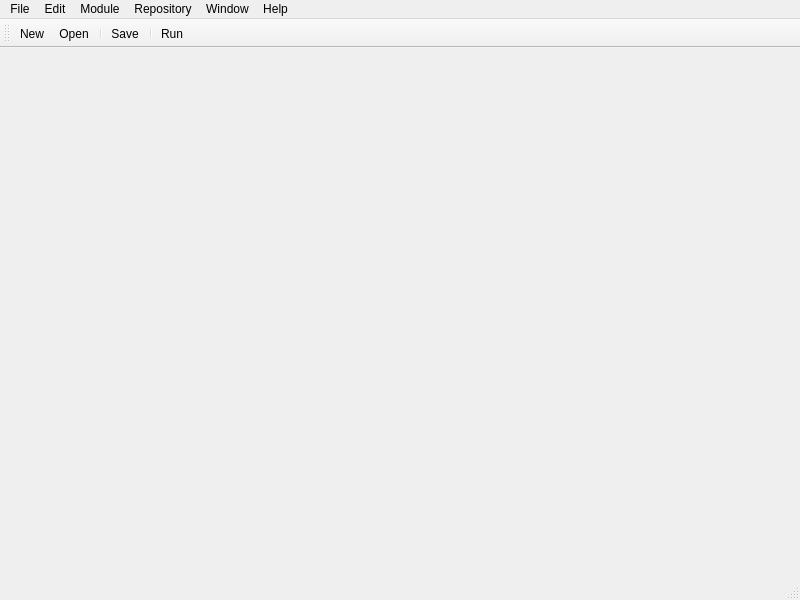
<?xml version="1.0" encoding="UTF-8"?>
<ui version="4.0">
 <author>Eduard Urbach</author>
 <class>MainWindow</class>
 <widget class="QMainWindow" name="MainWindow">
  <property name="geometry">
   <rect>
    <x>0</x>
    <y>0</y>
    <width>800</width>
    <height>600</height>
   </rect>
  </property>
  <property name="windowTitle">
   <string>bp Studio 0.3.1 - Alpha version</string>
  </property>
  <property name="windowIcon">
   <iconset>
    <normaloff>../images/bp.png</normaloff>../images/bp.png</iconset>
  </property>
  <widget class="QWidget" name="centralwidget"/>
  <widget class="QMenuBar" name="mainMenuBar">
   <property name="geometry">
    <rect>
     <x>0</x>
     <y>0</y>
     <width>800</width>
     <height>26</height>
    </rect>
   </property>
   <widget class="QMenu" name="menuFile">
    <property name="title">
     <string>File</string>
    </property>
    <addaction name="actionNew"/>
    <addaction name="actionOpen"/>
    <addaction name="separator"/>
    <addaction name="actionSave"/>
    <addaction name="actionSaveAs"/>
    <addaction name="separator"/>
    <addaction name="actionClose"/>
    <addaction name="actionReopenLastFile"/>
    <addaction name="separator"/>
    <addaction name="actionExit"/>
   </widget>
   <widget class="QMenu" name="menuModule">
    <property name="title">
     <string>Module</string>
    </property>
    <addaction name="actionRun"/>
    <addaction name="separator"/>
    <addaction name="actionRunOptimized"/>
    <addaction name="actionRunModuleTest"/>
    <addaction name="actionRunProfiler"/>
    <addaction name="separator"/>
    <addaction name="actionCleanAllTargets"/>
    <addaction name="separator"/>
    <addaction name="actionProperties"/>
   </widget>
   <widget class="QMenu" name="menuHelp">
    <property name="title">
     <string>Help</string>
    </property>
    <widget class="QMenu" name="menuFAQ">
     <property name="title">
      <string>FAQ</string>
     </property>
     <addaction name="actionFAQUpdate"/>
     <addaction name="actionFAQCompiling"/>
    </widget>
    <addaction name="menuFAQ"/>
    <addaction name="actionIntroduction"/>
    <addaction name="separator"/>
    <addaction name="actionChangeLog"/>
    <addaction name="actionDownloadUpdates"/>
    <addaction name="separator"/>
    <addaction name="actionResetLocalChanges"/>
    <addaction name="actionResetLocalFileChanges"/>
    <addaction name="separator"/>
    <addaction name="actionReportBug"/>
    <addaction name="separator"/>
    <addaction name="actionThanksTo"/>
    <addaction name="actionAbout"/>
   </widget>
   <widget class="QMenu" name="menuEdit">
    <property name="title">
     <string>Edit</string>
    </property>
    <addaction name="actionUndo"/>
    <addaction name="actionRedo"/>
    <addaction name="separator"/>
    <addaction name="actionSearch"/>
    <addaction name="actionRegExSearch"/>
    <addaction name="separator"/>
    <addaction name="actionCopy"/>
    <addaction name="actionCut"/>
    <addaction name="actionPaste"/>
    <addaction name="separator"/>
    <addaction name="actionPreferences"/>
   </widget>
   <widget class="QMenu" name="menuWindows">
    <property name="title">
     <string>Window</string>
    </property>
    <addaction name="actionToggleFullscreen"/>
   </widget>
   <widget class="QMenu" name="menuRepository">
    <property name="title">
     <string>Repository</string>
    </property>
    <addaction name="actionRepositoryList"/>
    <addaction name="actionConnectWithGitHub"/>
   </widget>
   <addaction name="menuFile"/>
   <addaction name="menuEdit"/>
   <addaction name="menuModule"/>
   <addaction name="menuRepository"/>
   <addaction name="menuWindows"/>
   <addaction name="menuHelp"/>
  </widget>
  <widget class="QStatusBar" name="statusBar"/>
  <widget class="QToolBar" name="toolBar">
   <property name="windowTitle">
    <string>Standard Toolbar</string>
   </property>
   <attribute name="toolBarArea">
    <enum>TopToolBarArea</enum>
   </attribute>
   <attribute name="toolBarBreak">
    <bool>false</bool>
   </attribute>
   <addaction name="actionNew"/>
   <addaction name="actionOpen"/>
   <addaction name="separator"/>
   <addaction name="actionSave"/>
   <addaction name="separator"/>
   <addaction name="actionRun"/>
  </widget>
  <action name="actionNew">
   <property name="icon">
    <iconset>
     <normaloff>../images/icons/actions/document-new.png</normaloff>../images/icons/actions/document-new.png</iconset>
   </property>
   <property name="text">
    <string>New</string>
   </property>
   <property name="statusTip">
    <string/>
   </property>
   <property name="shortcut">
    <string>Ctrl+N</string>
   </property>
  </action>
  <action name="actionExit">
   <property name="icon">
    <iconset>
     <normaloff>../images/icons/actions/system-log-out.png</normaloff>../images/icons/actions/system-log-out.png</iconset>
   </property>
   <property name="text">
    <string>Exit</string>
   </property>
   <property name="statusTip">
    <string>Exit program</string>
   </property>
   <property name="shortcut">
    <string>Ctrl+Q</string>
   </property>
  </action>
  <action name="actionOpen">
   <property name="icon">
    <iconset>
     <normaloff>../images/icons/actions/document-open.png</normaloff>../images/icons/actions/document-open.png</iconset>
   </property>
   <property name="text">
    <string>Open</string>
   </property>
   <property name="shortcut">
    <string>Ctrl+O</string>
   </property>
  </action>
  <action name="actionAbout">
   <property name="icon">
    <iconset>
     <normaloff>../images/icons/apps/help-browser.png</normaloff>../images/icons/apps/help-browser.png</iconset>
   </property>
   <property name="text">
    <string>About</string>
   </property>
  </action>
  <action name="actionRun">
   <property name="icon">
    <iconset>
     <normaloff>../images/icons/actions/media-playback-start.png</normaloff>../images/icons/actions/media-playback-start.png</iconset>
   </property>
   <property name="text">
    <string>Run</string>
   </property>
   <property name="shortcut">
    <string>F5</string>
   </property>
  </action>
  <action name="actionSave">
   <property name="icon">
    <iconset>
     <normaloff>../images/icons/actions/document-save.png</normaloff>../images/icons/actions/document-save.png</iconset>
   </property>
   <property name="text">
    <string>Save</string>
   </property>
   <property name="shortcut">
    <string>Ctrl+S</string>
   </property>
  </action>
  <action name="actionSaveAs">
   <property name="icon">
    <iconset>
     <normaloff>../images/icons/actions/document-save-as.png</normaloff>../images/icons/actions/document-save-as.png</iconset>
   </property>
   <property name="text">
    <string>Save as</string>
   </property>
   <property name="shortcut">
    <string>Ctrl+Shift+S</string>
   </property>
  </action>
  <action name="actionUndo">
   <property name="icon">
    <iconset>
     <normaloff>../images/icons/actions/edit-undo.png</normaloff>../images/icons/actions/edit-undo.png</iconset>
   </property>
   <property name="text">
    <string>Undo</string>
   </property>
   <property name="shortcut">
    <string>Ctrl+Z</string>
   </property>
  </action>
  <action name="actionRedo">
   <property name="icon">
    <iconset>
     <normaloff>../images/icons/actions/edit-redo.png</normaloff>../images/icons/actions/edit-redo.png</iconset>
   </property>
   <property name="text">
    <string>Redo</string>
   </property>
   <property name="shortcut">
    <string>Ctrl+Y</string>
   </property>
  </action>
  <action name="actionViewDependencies">
   <property name="checkable">
    <bool>true</bool>
   </property>
   <property name="checked">
    <bool>false</bool>
   </property>
   <property name="enabled">
    <bool>true</bool>
   </property>
   <property name="text">
    <string>Dependencies</string>
   </property>
  </action>
  <action name="actionViewXML">
   <property name="checkable">
    <bool>true</bool>
   </property>
   <property name="checked">
    <bool>false</bool>
   </property>
   <property name="enabled">
    <bool>true</bool>
   </property>
   <property name="text">
    <string>XML View</string>
   </property>
  </action>
  <action name="actionProperties">
   <property name="icon">
    <iconset>
     <normaloff>../images/icons/actions/document-properties.png</normaloff>../images/icons/actions/document-properties.png</iconset>
   </property>
   <property name="text">
    <string>Properties</string>
   </property>
   <property name="shortcut">
    <string>F8</string>
   </property>
  </action>
  <action name="actionCopy">
   <property name="icon">
    <iconset>
     <normaloff>../images/icons/actions/edit-copy.png</normaloff>../images/icons/actions/edit-copy.png</iconset>
   </property>
   <property name="text">
    <string>Copy</string>
   </property>
   <property name="shortcut">
    <string>Ctrl+C</string>
   </property>
  </action>
  <action name="actionPaste">
   <property name="icon">
    <iconset>
     <normaloff>../images/icons/actions/edit-paste.png</normaloff>../images/icons/actions/edit-paste.png</iconset>
   </property>
   <property name="text">
    <string>Paste</string>
   </property>
   <property name="shortcut">
    <string>Ctrl+V</string>
   </property>
  </action>
  <action name="actionCut">
   <property name="icon">
    <iconset>
     <normaloff>../images/icons/actions/edit-cut.png</normaloff>../images/icons/actions/edit-cut.png</iconset>
   </property>
   <property name="text">
    <string>Cut</string>
   </property>
   <property name="shortcut">
    <string>Ctrl+X</string>
   </property>
  </action>
  <action name="actionPreferences">
   <property name="icon">
    <iconset>
     <normaloff>../images/icons/categories/preferences-system.png</normaloff>../images/icons/categories/preferences-system.png</iconset>
   </property>
   <property name="text">
    <string>Preferences</string>
   </property>
   <property name="shortcut">
    <string>F9</string>
   </property>
  </action>
  <action name="actionAutoComplete">
   <property name="text">
    <string>Auto Complete</string>
   </property>
   <property name="shortcut">
    <string>Ctrl+Space</string>
   </property>
  </action>
  <action name="actionClose">
   <property name="icon">
    <iconset>
     <normaloff>../images/icons/actions/window-close.png</normaloff>../images/icons/actions/window-close.png</iconset>
   </property>
   <property name="text">
    <string>Close</string>
   </property>
   <property name="shortcut">
    <string>Ctrl+W</string>
   </property>
  </action>
  <action name="actionAutoComplete_2">
   <property name="text">
    <string>Auto Complete</string>
   </property>
   <property name="shortcut">
    <string>Ctrl+Space</string>
   </property>
  </action>
  <action name="actionThanksTo">
   <property name="text">
    <string>Thanks to...</string>
   </property>
  </action>
  <action name="actionDownloadUpdates">
   <property name="icon">
    <iconset>
     <normaloff>../images/icons/actions/go-down.png</normaloff>../images/icons/actions/go-down.png</iconset>
   </property>
   <property name="text">
    <string>Download updates</string>
   </property>
  </action>
  <action name="actionReopenLastFile">
   <property name="icon">
    <iconset>
     <normaloff>../images/icons/actions/tab-new.png</normaloff>../images/icons/actions/tab-new.png</iconset>
   </property>
   <property name="text">
    <string>Reopen last file</string>
   </property>
   <property name="shortcut">
    <string>Ctrl+Shift+T</string>
   </property>
  </action>
  <action name="actionIntroduction">
   <property name="text">
    <string>Examples</string>
   </property>
  </action>
  <action name="actionRunOptimized">
   <property name="text">
    <string>Run optimized</string>
   </property>
   <property name="shortcut">
    <string>F6</string>
   </property>
  </action>
  <action name="actionRunProfiler">
   <property name="text">
    <string>Run with profiler</string>
   </property>
  </action>
  <action name="actionToggleFullscreen">
   <property name="icon">
    <iconset>
     <normaloff>../images/icons/actions/view-fullscreen.png</normaloff>../images/icons/actions/view-fullscreen.png</iconset>
   </property>
   <property name="text">
    <string>Toggle fullscreen</string>
   </property>
   <property name="shortcut">
    <string>F11</string>
   </property>
  </action>
  <action name="actionChangeLog">
   <property name="icon">
    <iconset>
     <normaloff>../images/icons/apps/accessories-text-editor.png</normaloff>../images/icons/apps/accessories-text-editor.png</iconset>
   </property>
   <property name="text">
    <string>Changelog</string>
   </property>
  </action>
  <action name="actionRun_module_test">
   <property name="text">
    <string>Run module test</string>
   </property>
  </action>
  <action name="actionRunModuleTest">
   <property name="text">
    <string>Run module test</string>
   </property>
   <property name="shortcut">
    <string>F7</string>
   </property>
  </action>
  <action name="actionCleanAllTargets">
   <property name="icon">
    <iconset>
     <normaloff>../images/icons/actions/edit-clear.png</normaloff>../images/icons/actions/edit-clear.png</iconset>
   </property>
   <property name="text">
    <string>Clean all targets</string>
   </property>
  </action>
  <action name="actionResetLocalChanges">
   <property name="icon">
    <iconset>
     <normaloff>../images/icons/actions/edit-clear.png</normaloff>../images/icons/actions/edit-clear.png</iconset>
   </property>
   <property name="text">
    <string>Reset all local changes</string>
   </property>
  </action>
  <action name="actionSearch">
   <property name="icon">
    <iconset>
     <normaloff>../images/icons/actions/edit-find.png</normaloff>../images/icons/actions/edit-find.png</iconset>
   </property>
   <property name="text">
    <string>Search</string>
   </property>
   <property name="shortcut">
    <string>Ctrl+F</string>
   </property>
  </action>
  <action name="actionRegExSearch">
   <property name="icon">
    <iconset>
     <normaloff>../images/icons/actions/edit-find.png</normaloff>../images/icons/actions/edit-find.png</iconset>
   </property>
   <property name="text">
    <string>RegEx Search</string>
   </property>
   <property name="shortcut">
    <string>Ctrl+Shift+F</string>
   </property>
  </action>
  <action name="actionReportBug">
   <property name="text">
    <string>Submit a Bug Report</string>
   </property>
  </action>
  <action name="actionRepositoryList">
   <property name="text">
    <string>Repository list</string>
   </property>
  </action>
  <action name="actionConnectWithGitHub">
   <property name="text">
    <string>Connect with GitHub</string>
   </property>
  </action>
  <action name="actionResetLocalFileChanges">
   <property name="icon">
    <iconset>
     <normaloff>../images/icons/actions/edit-clear.png</normaloff>../images/icons/actions/edit-clear.png</iconset>
   </property>
   <property name="text">
    <string>Reset changes for this module</string>
   </property>
  </action>
  <action name="actionFAQUpdate">
   <property name="text">
    <string>I can't update</string>
   </property>
  </action>
  <action name="actionFAQCompiling">
   <property name="text">
    <string>Compiling doesn't work</string>
   </property>
  </action>
 </widget>
 <resources/>
 <connections/>
</ui>
